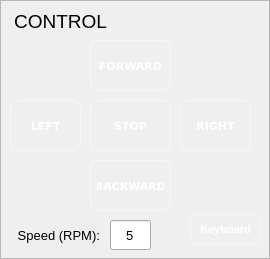
                  <widget class="QFrame" name="frame_testcontrol">
                   <property name="minimumSize">
                    <size>
                     <width>100</width>
                     <height>0</height>
                    </size>
                   </property>
                   <property name="maximumSize">
                    <size>
                     <width>16777215</width>
                     <height>800</height>
                    </size>
                   </property>
                   <property name="frameShape">
                    <enum>QFrame::StyledPanel</enum>
                   </property>
                   <property name="frameShadow">
                    <enum>QFrame::Plain</enum>
                   </property>
                   <property name="lineWidth">
                    <number>1</number>
                   </property>
                   <widget class="QLabel" name="lb_testcontrol">
                    <property name="geometry">
                     <rect>
                      <x>10</x>
                      <y>10</y>
                      <width>101</width>
                      <height>23</height>
                     </rect>
                    </property>
                    <property name="font">
                     <font>
                      <pointsize>14</pointsize>
                     </font>
                    </property>
                    <property name="text">
                     <string>CONTROL</string>
                    </property>
                    <property name="alignment">
                     <set>Qt::AlignCenter</set>
                    </property>
                   </widget>
                   <widget class="QLabel" name="lb_sp">
                    <property name="geometry">
                     <rect>
                      <x>10</x>
                      <y>220</y>
                      <width>90</width>
                      <height>30</height>
                     </rect>
                    </property>
                    <property name="minimumSize">
                     <size>
                      <width>90</width>
                      <height>30</height>
                     </size>
                    </property>
                    <property name="maximumSize">
                     <size>
                      <width>16777215</width>
                      <height>16777215</height>
                     </size>
                    </property>
                    <property name="font">
                     <font>
                      <family>Tahoma</family>
                      <pointsize>10</pointsize>
                     </font>
                    </property>
                    <property name="text">
                     <string>Speed (RPM):</string>
                    </property>
                    <property name="alignment">
                     <set>Qt::AlignRight|Qt::AlignTrailing|Qt::AlignVCenter</set>
                    </property>
                   </widget>
                   <widget class="QLineEdit" name="txt_speed">
                    <property name="geometry">
                     <rect>
                      <x>110</x>
                      <y>220</y>
                      <width>41</width>
                      <height>30</height>
                     </rect>
                    </property>
                    <property name="minimumSize">
                     <size>
                      <width>0</width>
                      <height>30</height>
                     </size>
                    </property>
                    <property name="maximumSize">
                     <size>
                      <width>90</width>
                      <height>60</height>
                     </size>
                    </property>
                    <property name="font">
                     <font>
                      <family>Tahoma</family>
                      <pointsize>10</pointsize>
                     </font>
                    </property>
                    <property name="text">
                     <string>5</string>
                    </property>
                    <property name="alignment">
                     <set>Qt::AlignCenter</set>
                    </property>
                   </widget>
                   <widget class="QPushButton" name="btn_left">
                    <property name="geometry">
                     <rect>
                      <x>10</x>
                      <y>100</y>
                      <width>71</width>
                      <height>51</height>
                     </rect>
                    </property>
                    <property name="minimumSize">
                     <size>
                      <width>0</width>
                      <height>0</height>
                     </size>
                    </property>
                    <property name="maximumSize">
                     <size>
                      <width>16777215</width>
                      <height>16777215</height>
                     </size>
                    </property>
                    <property name="font">
                     <font>
                      <family>DejaVu Sans</family>
                      <pointsize>8</pointsize>
                      <weight>75</weight>
                      <bold>true</bold>
                     </font>
                    </property>
                    <property name="styleSheet">
                     <string notr="true">QPushButton {
	padding: 8px 6px;
	border: 1px solid rgb(255, 243, 248);
	border-radius:8px;
	color:#fff;
}
QPushButton:hover {
	background-color:  rgb(0, 97, 157);
}</string>
                    </property>
                    <property name="text">
                     <string>LEFT</string>
                    </property>
                    <property name="iconSize">
                     <size>
                      <width>24</width>
                      <height>24</height>
                     </size>
                    </property>
                   </widget>
                   <widget class="QPushButton" name="btn_forward">
                    <property name="geometry">
                     <rect>
                      <x>90</x>
                      <y>40</y>
                      <width>81</width>
                      <height>51</height>
                     </rect>
                    </property>
                    <property name="minimumSize">
                     <size>
                      <width>0</width>
                      <height>0</height>
                     </size>
                    </property>
                    <property name="maximumSize">
                     <size>
                      <width>16777215</width>
                      <height>16777215</height>
                     </size>
                    </property>
                    <property name="font">
                     <font>
                      <family>DejaVu Sans</family>
                      <pointsize>8</pointsize>
                      <weight>75</weight>
                      <bold>true</bold>
                     </font>
                    </property>
                    <property name="styleSheet">
                     <string notr="true">QPushButton {
	padding: 8px 6px;
	border: 1px solid rgb(255, 243, 248);
	border-radius:8px;
	color:#fff;
}
QPushButton:hover {
	background-color:  rgb(0, 97, 157);
}</string>
                    </property>
                    <property name="text">
                     <string>FORWARD</string>
                    </property>
                    <property name="iconSize">
                     <size>
                      <width>24</width>
                      <height>24</height>
                     </size>
                    </property>
                   </widget>
                   <widget class="QPushButton" name="btn_right">
                    <property name="geometry">
                     <rect>
                      <x>180</x>
                      <y>100</y>
                      <width>71</width>
                      <height>51</height>
                     </rect>
                    </property>
                    <property name="minimumSize">
                     <size>
                      <width>0</width>
                      <height>0</height>
                     </size>
                    </property>
                    <property name="maximumSize">
                     <size>
                      <width>16777215</width>
                      <height>16777215</height>
                     </size>
                    </property>
                    <property name="font">
                     <font>
                      <family>DejaVu Sans</family>
                      <pointsize>8</pointsize>
                      <weight>75</weight>
                      <bold>true</bold>
                     </font>
                    </property>
                    <property name="styleSheet">
                     <string notr="true">QPushButton {
	padding: 8px 6px;
	border: 1px solid rgb(255, 243, 248);
	border-radius:8px;
	color:#fff;
}
QPushButton:hover {
	background-color:  rgb(0, 97, 157);
}</string>
                    </property>
                    <property name="text">
                     <string>RIGHT</string>
                    </property>
                    <property name="iconSize">
                     <size>
                      <width>24</width>
                      <height>24</height>
                     </size>
                    </property>
                   </widget>
                   <widget class="QPushButton" name="btn_stop">
                    <property name="geometry">
                     <rect>
                      <x>90</x>
                      <y>100</y>
                      <width>81</width>
                      <height>51</height>
                     </rect>
                    </property>
                    <property name="minimumSize">
                     <size>
                      <width>0</width>
                      <height>0</height>
                     </size>
                    </property>
                    <property name="maximumSize">
                     <size>
                      <width>16777215</width>
                      <height>16777215</height>
                     </size>
                    </property>
                    <property name="font">
                     <font>
                      <family>DejaVu Sans</family>
                      <pointsize>8</pointsize>
                      <weight>75</weight>
                      <bold>true</bold>
                     </font>
                    </property>
                    <property name="styleSheet">
                     <string notr="true">QPushButton {
	padding: 8px 6px;
	border: 1px solid rgb(255, 243, 248);
	border-radius:8px;
	color:#fff;
}
QPushButton:hover {
	background-color:  rgb(0, 97, 157);
}</string>
                    </property>
                    <property name="text">
                     <string>STOP</string>
                    </property>
                    <property name="iconSize">
                     <size>
                      <width>24</width>
                      <height>24</height>
                     </size>
                    </property>
                   </widget>
                   <widget class="QPushButton" name="btn_backward">
                    <property name="geometry">
                     <rect>
                      <x>90</x>
                      <y>160</y>
                      <width>81</width>
                      <height>51</height>
                     </rect>
                    </property>
                    <property name="minimumSize">
                     <size>
                      <width>0</width>
                      <height>0</height>
                     </size>
                    </property>
                    <property name="maximumSize">
                     <size>
                      <width>16777215</width>
                      <height>16777215</height>
                     </size>
                    </property>
                    <property name="font">
                     <font>
                      <family>DejaVu Sans</family>
                      <pointsize>8</pointsize>
                      <weight>75</weight>
                      <bold>true</bold>
                     </font>
                    </property>
                    <property name="styleSheet">
                     <string notr="true">QPushButton {
	padding: 8px 6px;
	border: 1px solid rgb(255, 243, 248);
	border-radius:8px;
	color:#fff;
}
QPushButton:hover {
	background-color:  rgb(0, 97, 157);
}</string>
                    </property>
                    <property name="text">
                     <string>BACKWARD</string>
                    </property>
                    <property name="iconSize">
                     <size>
                      <width>24</width>
                      <height>24</height>
                     </size>
                    </property>
                   </widget>
                   <widget class="QPushButton" name="btn_keypad">
                    <property name="geometry">
                     <rect>
                      <x>190</x>
                      <y>214</y>
                      <width>71</width>
                      <height>31</height>
                     </rect>
                    </property>
                    <property name="minimumSize">
                     <size>
                      <width>0</width>
                      <height>0</height>
                     </size>
                    </property>
                    <property name="maximumSize">
                     <size>
                      <width>16777215</width>
                      <height>16777215</height>
                     </size>
                    </property>
                    <property name="font">
                     <font>
                      <family>Tahoma</family>
                      <pointsize>8</pointsize>
                      <weight>75</weight>
                      <bold>true</bold>
                     </font>
                    </property>
                    <property name="styleSheet">
                     <string notr="true">QPushButton {
	padding: 8px 6px;
	border: 1px solid rgb(255, 243, 248);
	border-radius:8px;
	color:#fff;
}
QPushButton:hover {
	background-color:  rgb(0, 97, 157);
}</string>
                    </property>
                    <property name="text">
                     <string>Keyboard</string>
                    </property>
                    <property name="iconSize">
                     <size>
                      <width>24</width>
                      <height>24</height>
                     </size>
                    </property>
                   </widget>
                  </widget>
